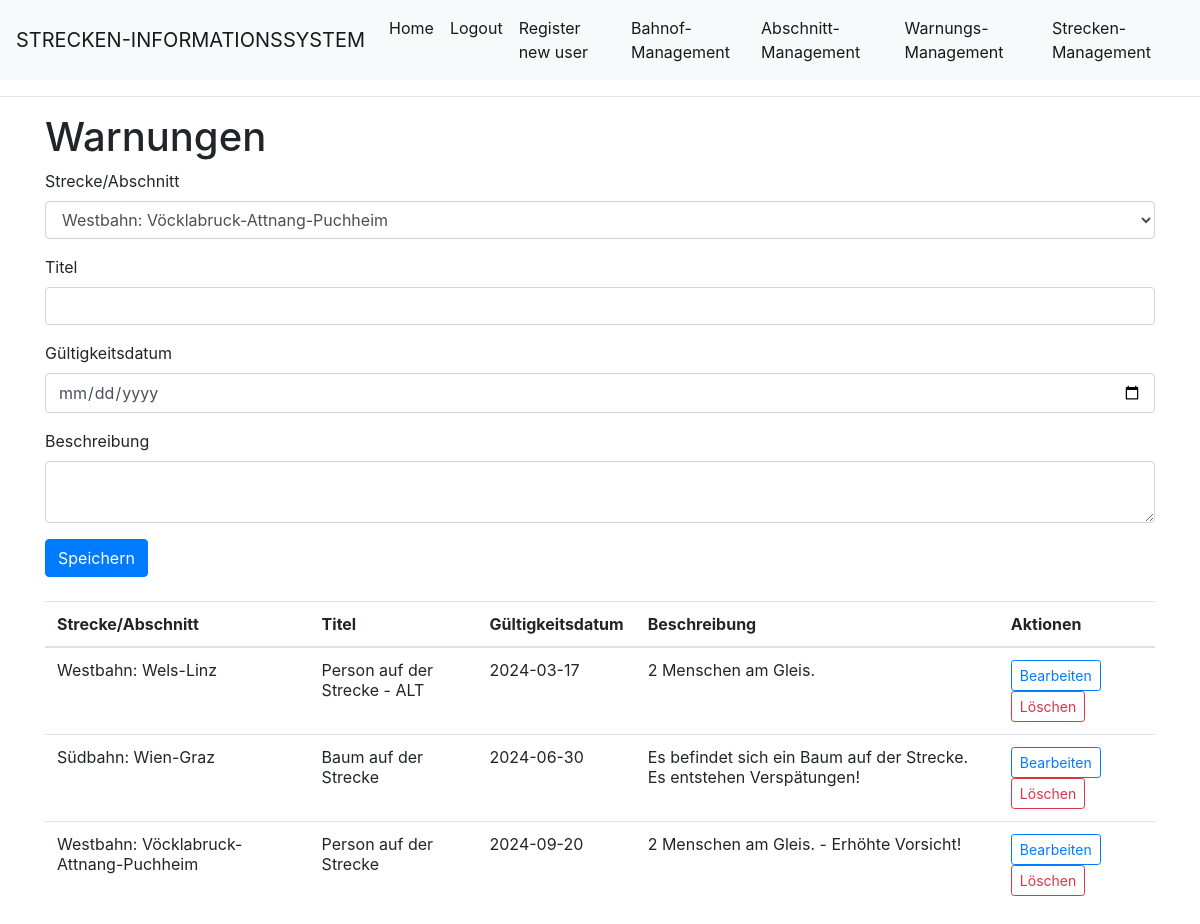
Page /warnungen (signed in) on the committed database.
### app/models.py (models this page shows, shortened)
class Warnung(db.Model):
    warnung_id = Column(Integer, primary_key=True)
    titel = Column(String(64))
    gueltigkeitsdatum = Column(Date)
    beschreibung = Column(String(256))
    abschnitt_id_warnung = Column(Integer, ForeignKey('abschnitt.abschnitt_id'))
    abschnitt = relationship('Abschnitt', back_populates='warnungen', foreign_keys=[abschnitt_id_warnung])

class Strecke(db.Model):
    name = Column(String(64), primary_key=True)
    abschnitte = relationship('Abschnitt', back_populates='strecke', cascade='all, delete-orphan')

class Abschnitt(db.Model):
    abschnitt_id = Column(Integer, primary_key=True)
    startbahnhof_id = Column(String(64), ForeignKey('bahnhof.name'))
    endbahnhof_id = Column(String(64), ForeignKey('bahnhof.name'))
    strecke_id = Column(String(64), ForeignKey('strecke.name'))
    maximale_geschwindigkeit = Column(Integer)
    maximale_spurweite = Column(Integer)
    nutzungsentgelt = Column(Integer)
    distanz = Column(Integer)
    warnung = Column(Boolean)
    startbahnhof = relationship('Bahnhof', foreign_keys=[startbahnhof_id])
    endbahnhof = relationship('Bahnhof', foreign_keys=[endbahnhof_id])
    strecke = relationship('Strecke', back_populates='abschnitte', foreign_keys=[strecke_id])
    warnungen = relationship('Warnung', back_populates='abschnitt', cascade='all, delete-orphan')

### app/routes.py (the view)
@app.route('/warnungen', methods=['GET', 'POST'])
@login_required
def warnungen():
    form = WarnungForm()
    if form.validate_on_submit():
        warnung = Warnung(abschnitt_id_warnung=form.abschnitt_id_warnung.data, titel=form.titel.data, gueltigkeitsdatum=form.gueltigkeitsdatum.data, beschreibung=form.beschreibung.data)
        db.session.add(warnung)
        db.session.commit()
        flash('Warnung hinzugefügt')
        return redirect(url_for('warnungen'))
    warnungen = Warnung.query.options(joinedload(Warnung.abschnitt)).all()
    return render_template('warnungen.html', title='Warnungen', warnungen=warnungen, form=form)

### app/forms.py
class WarnungForm(FlaskForm):
    abschnitt_id_warnung = SelectField('Strecke/Abschnitt', choices=get_abschnitt_choices, validators=[DataRequired()])
    titel = StringField('Titel', validators=[DataRequired()])
    gueltigkeitsdatum = DateField('Gültigkeitsdatum', format='%Y-%m-%d', validators=[DataRequired()])
    beschreibung = TextAreaField('Beschreibung', validators=[DataRequired()])
    submit = SubmitField('Submit')

### app/forms.py (called while the page is built)
def get_abschnitt_choices():
    return [(a.abschnitt_id, f"{a.strecke_id}: {a.startbahnhof_id}-{a.endbahnhof_id}") for a in Abschnitt.query.all()]

### app/models.py (called while the page is built)
    @login.user_loader
    def load_user(id):
        return db.session.get(User, int(id))

### app/templates/warnungen.html (shortened to what this page needs)
{% extends "base.html" %}
{% block content %}
    <div class="container">
        <h1>Warnungen</h1>
        {% if current_user.is_authenticated and current_user.role == 'admin' %}
            <form method="POST" class="mb-4">
                <div class="form-group">
                    {{ form.abschnitt_id_warnung.label(class="form-label") }}
                    {{ form.abschnitt_id_warnung(class="form-control") }}
                </div>
                <div class="form-group">
                    {{ form.titel.label(class="form-label") }}
                    {{ form.titel(class="form-control") }}
                </div>
                <div class="form-group">
                    {{ form.gueltigkeitsdatum.label(class="form-label") }}
                    {{ form.gueltigkeitsdatum(class="form-control") }}
                </div>
                <div class="form-group">
                    {{ form.beschreibung.label(class="form-label") }}
                    {{ form.beschreibung(class="form-control") }}
                </div>
                <button type="submit" class="btn btn-primary">Speichern</button>
            </form>
        {% endif %}
        <table class="table">
            <thead>
            <tr>
                <th scope="col">Strecke/Abschnitt</th>
                <th scope="col">Titel</th>
                <th scope="col">Gültigkeitsdatum</th>
                <th scope="col">Beschreibung</th>
                {% if current_user.is_authenticated and current_user.role == 'admin' %}
                    <th scope="col">Aktionen</th>
                {% endif %}
            </tr>
            </thead>
            <tbody>
            {% for warnung in warnungen %}
                <tr>
                    <td>{{ warnung.abschnitt.strecke.name }}: {{ warnung.abschnitt.startbahnhof_id }}-{{ warnung.abschnitt.endbahnhof_id }}</td>
                    <td>{{ warnung.titel }}</td>
                    <td>{{ warnung.gueltigkeitsdatum }}</td>
                    <td>{{ warnung.beschreibung }}</td>
                    {% if current_user.is_authenticated and current_user.role == 'admin' %}
                        <td>
                            <div style="display: inline;">
                                <form method="GET" action="{{ url_for('edit_warnung', warnung_id=warnung.warnung_id) }}"
                                      style="display: inline;">
                                    <button type="submit" class="btn btn-sm btn-outline-primary">Bearbeiten</button>
                                </form>
                            </div>
                            <div style="display: inline;">
                                <form method="POST"
                                      action="{{ url_for('delete_warnung', warnung_id=warnung.warnung_id) }}"
                                      style="display: inline;">
                                    <button type="submit" class="btn btn-sm btn-outline-danger">Löschen</button>
                                </form>
                            </div>
                        </td>
                    {% endif %}
                </tr>
            {% endfor %}
            </tbody>
        </table>
    </div>
{% endblock %}

### rows in the picture
Warnung: abschnitt.strecke.name "Westbahn", abschnitt.startbahnhof_id "Wels", abschnitt.endbahnhof_id "Linz", titel "Person auf der Strecke - ALT", gueltigkeitsdatum "2024-03-17", beschreibung "2 Menschen am Gleis."
Warnung: abschnitt.strecke.name "Südbahn", abschnitt.startbahnhof_id "Wien", abschnitt.endbahnhof_id "Graz", titel "Baum auf der Strecke", gueltigkeitsdatum "2024-06-30", beschreibung "Es befindet sich ein Baum auf der Strecke. Es entstehen Verspätungen!"
Warnung: abschnitt.strecke.name "Westbahn", abschnitt.startbahnhof_id "Vöcklabruck", abschnitt.endbahnhof_id "Attnang-Puchheim", titel "Person auf der Strecke", gueltigkeitsdatum "2024-09-20", beschreibung "2 Menschen am Gleis. - Erhöhte Vorsicht!"
